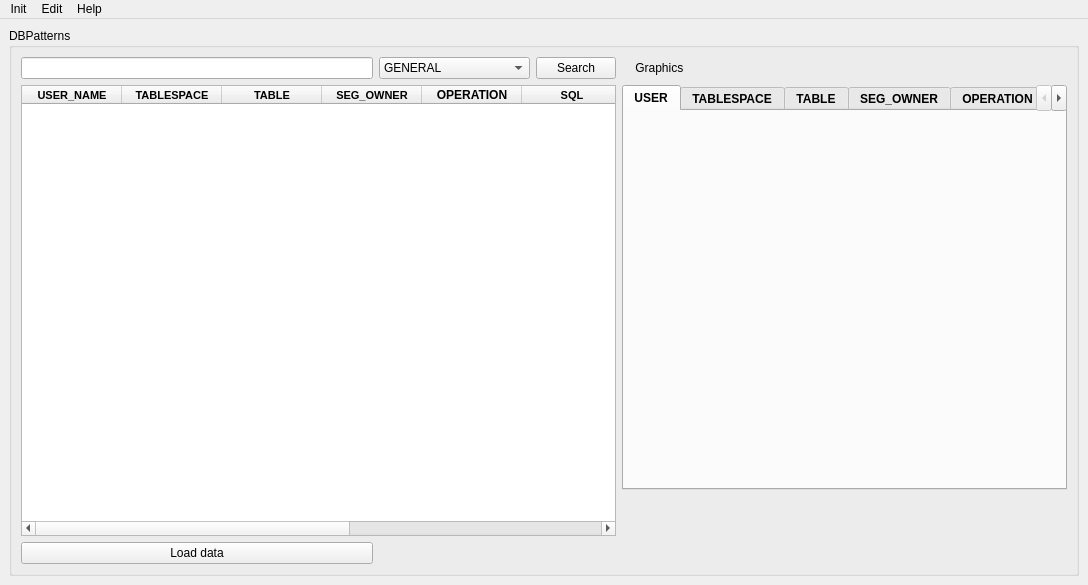
<?xml version="1.0" encoding="UTF-8"?>
<ui version="4.0">
 <class>MainWindow</class>
 <widget class="QMainWindow" name="MainWindow">
  <property name="geometry">
   <rect>
    <x>0</x>
    <y>0</y>
    <width>1088</width>
    <height>585</height>
   </rect>
  </property>
  <property name="windowTitle">
   <string>DB_Patterns</string>
  </property>
  <property name="windowIcon">
   <iconset>
    <normaloff>icon.png</normaloff>icon.png</iconset>
  </property>
  <property name="animated">
   <bool>false</bool>
  </property>
  <widget class="QWidget" name="centralwidget">
   <layout class="QVBoxLayout" name="verticalLayout_3">
    <item>
     <layout class="QGridLayout" name="gridLayout">
      <item row="0" column="0">
       <widget class="QGroupBox" name="groupBox">
        <property name="title">
         <string>DBPatterns</string>
        </property>
        <layout class="QGridLayout" name="gridLayout_2">
         <item row="0" column="2">
          <widget class="QPushButton" name="search">
           <property name="text">
            <string>Search</string>
           </property>
          </widget>
         </item>
         <item row="0" column="1">
          <widget class="QComboBox" name="chooser">
           <item>
            <property name="text">
             <string>GENERAL</string>
            </property>
           </item>
           <item>
            <property name="text">
             <string>USER_NAME</string>
            </property>
           </item>
           <item>
            <property name="text">
             <string>TABLESPACE_NAME</string>
            </property>
           </item>
           <item>
            <property name="text">
             <string>TABLE_NAME</string>
            </property>
           </item>
           <item>
            <property name="text">
             <string>SEG_OWNER</string>
            </property>
           </item>
           <item>
            <property name="text">
             <string>OPERATION</string>
            </property>
           </item>
           <item>
            <property name="text">
             <string>DATE</string>
            </property>
           </item>
           <item>
            <property name="text">
             <string>TIME</string>
            </property>
           </item>
          </widget>
         </item>
         <item row="0" column="0">
          <widget class="QLineEdit" name="filter"/>
         </item>
         <item row="2" column="5">
          <spacer name="verticalSpacer">
           <property name="orientation">
            <enum>Qt::Vertical</enum>
           </property>
           <property name="sizeType">
            <enum>QSizePolicy::Fixed</enum>
           </property>
           <property name="sizeHint" stdset="0">
            <size>
             <width>20</width>
             <height>40</height>
            </size>
           </property>
          </spacer>
         </item>
         <item row="3" column="0">
          <widget class="QPushButton" name="loadButton">
           <property name="text">
            <string>Load data</string>
           </property>
          </widget>
         </item>
         <item row="2" column="4">
          <spacer name="horizontalSpacer">
           <property name="orientation">
            <enum>Qt::Horizontal</enum>
           </property>
           <property name="sizeType">
            <enum>QSizePolicy::Expanding</enum>
           </property>
           <property name="sizeHint" stdset="0">
            <size>
             <width>40</width>
             <height>20</height>
            </size>
           </property>
          </spacer>
         </item>
         <item row="1" column="3" colspan="3">
          <widget class="QTabWidget" name="graphics">
           <property name="font">
            <font>
             <weight>75</weight>
             <bold>true</bold>
            </font>
           </property>
           <property name="autoFillBackground">
            <bool>false</bool>
           </property>
           <property name="currentIndex">
            <number>0</number>
           </property>
           <widget class="QWidget" name="tab_user">
            <attribute name="title">
             <string>USER</string>
            </attribute>
            <widget class="QLabel" name="userLabel">
             <property name="geometry">
              <rect>
               <x>-4</x>
               <y>2</y>
               <width>471</width>
               <height>381</height>
              </rect>
             </property>
             <property name="text">
              <string/>
             </property>
             <property name="pixmap">
              <pixmap>../Graphics/user.png</pixmap>
             </property>
             <property name="scaledContents">
              <bool>true</bool>
             </property>
            </widget>
           </widget>
           <widget class="QWidget" name="tab_tbs_name">
            <attribute name="title">
             <string>TABLESPACE</string>
            </attribute>
            <widget class="QWidget" name="tbsWidget" native="true">
             <property name="geometry">
              <rect>
               <x>-1</x>
               <y>-1</y>
               <width>441</width>
               <height>381</height>
              </rect>
             </property>
             <widget class="QLabel" name="tbsLabel">
              <property name="geometry">
               <rect>
                <x>0</x>
                <y>0</y>
                <width>451</width>
                <height>381</height>
               </rect>
              </property>
              <property name="text">
               <string/>
              </property>
              <property name="pixmap">
               <pixmap>../Graphics/tbs.png</pixmap>
              </property>
              <property name="scaledContents">
               <bool>true</bool>
              </property>
             </widget>
            </widget>
           </widget>
           <widget class="QWidget" name="tab_tb_name">
            <attribute name="title">
             <string>TABLE</string>
            </attribute>
            <widget class="QWidget" name="tableWidget_2" native="true">
             <property name="geometry">
              <rect>
               <x>0</x>
               <y>0</y>
               <width>441</width>
               <height>381</height>
              </rect>
             </property>
             <widget class="QLabel" name="tbLabel">
              <property name="geometry">
               <rect>
                <x>0</x>
                <y>0</y>
                <width>441</width>
                <height>381</height>
               </rect>
              </property>
              <property name="text">
               <string/>
              </property>
              <property name="pixmap">
               <pixmap>../Graphics/table.png</pixmap>
              </property>
              <property name="scaledContents">
               <bool>true</bool>
              </property>
             </widget>
            </widget>
           </widget>
           <widget class="QWidget" name="tab_owner">
            <attribute name="title">
             <string>SEG_OWNER</string>
            </attribute>
            <widget class="QWidget" name="ownerWidget" native="true">
             <property name="geometry">
              <rect>
               <x>0</x>
               <y>0</y>
               <width>441</width>
               <height>381</height>
              </rect>
             </property>
             <widget class="QLabel" name="segLabel">
              <property name="geometry">
               <rect>
                <x>0</x>
                <y>0</y>
                <width>441</width>
                <height>381</height>
               </rect>
              </property>
              <property name="text">
               <string/>
              </property>
             </widget>
            </widget>
           </widget>
           <widget class="QWidget" name="tab_operation">
            <attribute name="title">
             <string>OPERATION</string>
            </attribute>
            <widget class="QWidget" name="operationWidget" native="true">
             <property name="geometry">
              <rect>
               <x>0</x>
               <y>0</y>
               <width>441</width>
               <height>381</height>
              </rect>
             </property>
             <widget class="QLabel" name="opLabel">
              <property name="geometry">
               <rect>
                <x>0</x>
                <y>0</y>
                <width>451</width>
                <height>381</height>
               </rect>
              </property>
              <property name="text">
               <string/>
              </property>
             </widget>
            </widget>
           </widget>
           <widget class="QWidget" name="tab_date">
            <attribute name="title">
             <string>DATE</string>
            </attribute>
            <widget class="QWidget" name="dateWidget" native="true">
             <property name="geometry">
              <rect>
               <x>0</x>
               <y>0</y>
               <width>441</width>
               <height>381</height>
              </rect>
             </property>
             <widget class="QLabel" name="dateLabel">
              <property name="geometry">
               <rect>
                <x>0</x>
                <y>0</y>
                <width>451</width>
                <height>381</height>
               </rect>
              </property>
              <property name="text">
               <string/>
              </property>
             </widget>
            </widget>
           </widget>
           <widget class="QWidget" name="tab_time">
            <attribute name="title">
             <string>TIME</string>
            </attribute>
            <widget class="QWidget" name="timeWidget" native="true">
             <property name="geometry">
              <rect>
               <x>0</x>
               <y>0</y>
               <width>441</width>
               <height>381</height>
              </rect>
             </property>
             <widget class="QLabel" name="timeLabel">
              <property name="geometry">
               <rect>
                <x>0</x>
                <y>0</y>
                <width>451</width>
                <height>381</height>
               </rect>
              </property>
              <property name="text">
               <string/>
              </property>
             </widget>
            </widget>
           </widget>
          </widget>
         </item>
         <item row="1" column="0" rowspan="2" colspan="3">
          <widget class="QTableWidget" name="tableWidget">
           <property name="columnCount">
            <number>9</number>
           </property>
           <column>
            <property name="text">
             <string>USER_NAME</string>
            </property>
            <property name="font">
             <font>
              <pointsize>8</pointsize>
              <weight>75</weight>
              <bold>true</bold>
             </font>
            </property>
           </column>
           <column>
            <property name="text">
             <string>TABLESPACE</string>
            </property>
            <property name="font">
             <font>
              <pointsize>8</pointsize>
              <weight>75</weight>
              <bold>true</bold>
             </font>
            </property>
           </column>
           <column>
            <property name="text">
             <string>TABLE</string>
            </property>
            <property name="font">
             <font>
              <pointsize>8</pointsize>
              <weight>75</weight>
              <bold>true</bold>
             </font>
            </property>
           </column>
           <column>
            <property name="text">
             <string>SEG_OWNER</string>
            </property>
            <property name="font">
             <font>
              <pointsize>8</pointsize>
              <weight>75</weight>
              <bold>true</bold>
             </font>
            </property>
           </column>
           <column>
            <property name="text">
             <string>OPERATION</string>
            </property>
            <property name="font">
             <font>
              <weight>75</weight>
              <bold>true</bold>
             </font>
            </property>
           </column>
           <column>
            <property name="text">
             <string>SQL</string>
            </property>
            <property name="font">
             <font>
              <pointsize>8</pointsize>
              <weight>75</weight>
              <bold>true</bold>
             </font>
            </property>
           </column>
           <column>
            <property name="text">
             <string>SQL_-1</string>
            </property>
            <property name="font">
             <font>
              <pointsize>8</pointsize>
              <weight>75</weight>
              <bold>true</bold>
             </font>
            </property>
           </column>
           <column>
            <property name="text">
             <string>DATE</string>
            </property>
            <property name="font">
             <font>
              <pointsize>8</pointsize>
              <weight>75</weight>
              <bold>true</bold>
             </font>
            </property>
           </column>
           <column>
            <property name="text">
             <string>TIME</string>
            </property>
            <property name="font">
             <font>
              <pointsize>8</pointsize>
              <weight>75</weight>
              <bold>true</bold>
             </font>
            </property>
           </column>
          </widget>
         </item>
         <item row="0" column="3">
          <widget class="QLabel" name="label">
           <property name="text">
            <string>    Graphics</string>
           </property>
          </widget>
         </item>
        </layout>
       </widget>
      </item>
     </layout>
    </item>
   </layout>
  </widget>
  <widget class="QMenuBar" name="menuBar">
   <property name="geometry">
    <rect>
     <x>0</x>
     <y>0</y>
     <width>1088</width>
     <height>21</height>
    </rect>
   </property>
   <widget class="QMenu" name="menuFile">
    <property name="title">
     <string>Init</string>
    </property>
    <addaction name="actionConnect"/>
    <addaction name="actionExport"/>
    <addaction name="actionExit"/>
   </widget>
   <widget class="QMenu" name="menuEdit">
    <property name="title">
     <string>Edit</string>
    </property>
    <addaction name="actionCopy"/>
    <addaction name="actionCut"/>
    <addaction name="actionPaste"/>
    <addaction name="actionDelete"/>
    <addaction name="actionRedo"/>
    <addaction name="actionUndo"/>
   </widget>
   <widget class="QMenu" name="menuHelp">
    <property name="title">
     <string>Help</string>
    </property>
    <addaction name="actionAbout"/>
   </widget>
   <addaction name="menuFile"/>
   <addaction name="menuEdit"/>
   <addaction name="menuHelp"/>
  </widget>
  <action name="actionExport">
   <property name="text">
    <string> Export data</string>
   </property>
  </action>
  <action name="actionRecent">
   <property name="text">
    <string>Open Recent</string>
   </property>
  </action>
  <action name="actionExit">
   <property name="text">
    <string>Exit</string>
   </property>
  </action>
  <action name="actionCopy">
   <property name="text">
    <string>Copy</string>
   </property>
  </action>
  <action name="actionPaste">
   <property name="text">
    <string>Paste</string>
   </property>
  </action>
  <action name="actionDelete">
   <property name="text">
    <string>Delete</string>
   </property>
  </action>
  <action name="actionRedo">
   <property name="text">
    <string>Redo</string>
   </property>
  </action>
  <action name="actionUndo">
   <property name="text">
    <string>Undo</string>
   </property>
  </action>
  <action name="actionOpen">
   <property name="text">
    <string>Open...</string>
   </property>
  </action>
  <action name="actionConnect">
   <property name="text">
    <string>Connect to DB</string>
   </property>
   <property name="shortcutContext">
    <enum>Qt::WindowShortcut</enum>
   </property>
  </action>
  <action name="actionSave">
   <property name="text">
    <string>Save</string>
   </property>
  </action>
  <action name="actionSave_As">
   <property name="text">
    <string>Save As</string>
   </property>
  </action>
  <action name="actionRun">
   <property name="text">
    <string>Run</string>
   </property>
  </action>
  <action name="actionAbout">
   <property name="text">
    <string>About</string>
   </property>
  </action>
  <action name="actionCut">
   <property name="text">
    <string>Cut</string>
   </property>
  </action>
  <action name="actionSelect_all">
   <property name="text">
    <string>Select all</string>
   </property>
  </action>
  <action name="actionToolbar">
   <property name="text">
    <string>Toolbar</string>
   </property>
  </action>
  <action name="actionSteps">
   <property name="text">
    <string>StepByStep</string>
   </property>
  </action>
 </widget>
 <resources/>
 <connections/>
</ui>
